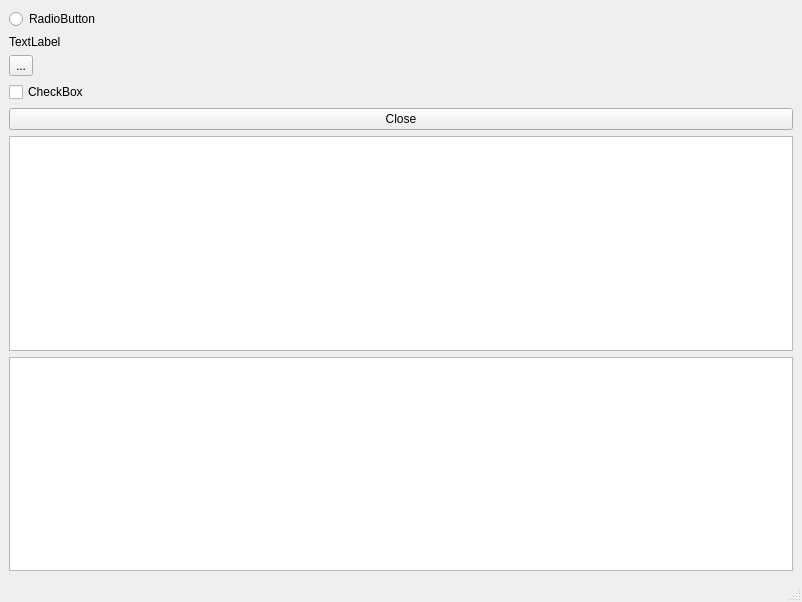
<?xml version="1.0" encoding="UTF-8"?>
<ui version="4.0">
 <class>snd</class>
 <widget class="QMainWindow" name="snd">
  <property name="geometry">
   <rect>
    <x>0</x>
    <y>0</y>
    <width>802</width>
    <height>602</height>
   </rect>
  </property>
  <property name="windowTitle">
   <string>MainWindow</string>
  </property>
  <widget class="QWidget" name="centralwidget">
   <layout class="QVBoxLayout" name="verticalLayout">
    <item>
     <widget class="QRadioButton" name="radioButton">
      <property name="text">
       <string>RadioButton</string>
      </property>
     </widget>
    </item>
    <item>
     <widget class="QLabel" name="label">
      <property name="text">
       <string>TextLabel</string>
      </property>
     </widget>
    </item>
    <item>
     <widget class="QToolButton" name="toolButton">
      <property name="text">
       <string>...</string>
      </property>
     </widget>
    </item>
    <item>
     <widget class="QCheckBox" name="checkBox">
      <property name="text">
       <string>CheckBox</string>
      </property>
     </widget>
    </item>
    <item>
     <widget class="QPushButton" name="close">
      <property name="text">
       <string>Close</string>
      </property>
     </widget>
    </item>
    <item>
     <widget class="QPlainTextEdit" name="plainTextEdit_2"/>
    </item>
    <item>
     <widget class="QPlainTextEdit" name="plainTextEdit"/>
    </item>
   </layout>
  </widget>
  <widget class="QMenuBar" name="menubar">
   <property name="geometry">
    <rect>
     <x>0</x>
     <y>0</y>
     <width>802</width>
     <height>20</height>
    </rect>
   </property>
  </widget>
  <widget class="QStatusBar" name="statusbar"/>
 </widget>
 <resources/>
 <connections/>
</ui>
